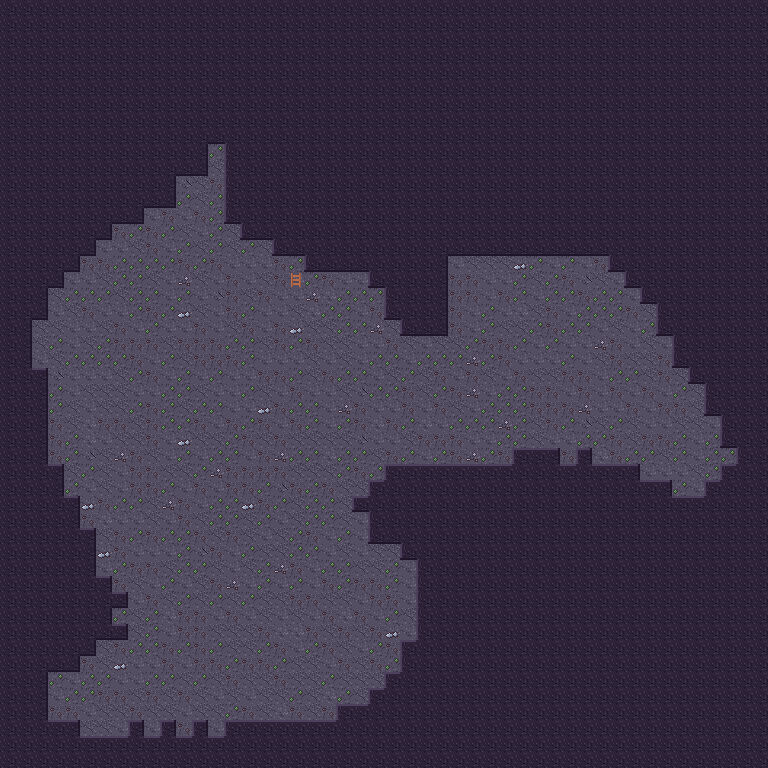

A level layout from a 2D game, rendered from its tile map. Below: a short description, then the map file with tile-grid data replaced by summaries:
An orthogonal 48x48 tile map with 16x16 px tiles, 3 tile layers (Back, Buildings, Front).

<map version="1.4" tiledversion="1.4.2" orientation="orthogonal" renderorder="right-down" compressionlevel="0" width="48" height="48" tilewidth="16" tileheight="16" infinite="0" nextlayerid="4" nextobjectid="1">
  <properties />
  <tileset firstgid="1" name="cave" tilewidth="16" tileheight="16" tilecount="48" columns="16">
    <image source="../cave.png" width="256" height="48" />
    <tile id="1">
      <properties>
        <property name="Passable" type="string" value="F" />
      </properties>
    </tile>
    <tile id="16">
      <properties>
        <property name="Passable" type="string" value="F" />
      </properties>
    </tile>
    <tile id="17">
      <properties>
        <property name="Passable" type="string" value="F" />
      </properties>
    </tile>
    <tile id="18">
      <properties>
        <property name="Passable" type="string" value="F" />
      </properties>
    </tile>
    <tile id="19">
      <properties>
        <property name="Passable" type="string" value="F" />
      </properties>
    </tile>
    <tile id="20">
      <properties>
        <property name="Passable" type="string" value="F" />
      </properties>
    </tile>
    <tile id="21">
      <properties>
        <property name="Passable" type="string" value="F" />
      </properties>
    </tile>
    <tile id="22">
      <properties>
        <property name="Passable" type="string" value="F" />
      </properties>
    </tile>
    <tile id="23">
      <properties>
        <property name="Passable" type="string" value="F" />
      </properties>
    </tile>
    <tile id="24">
      <properties>
        <property name="Passable" type="string" value="F" />
      </properties>
    </tile>
    <tile id="25">
      <properties>
        <property name="Passable" type="string" value="F" />
      </properties>
    </tile>
    <tile id="26">
      <properties>
        <property name="Passable" type="string" value="F" />
      </properties>
    </tile>
    <tile id="27">
      <properties>
        <property name="Passable" type="string" value="F" />
      </properties>
    </tile>
    <tile id="28">
      <properties>
        <property name="Passable" type="string" value="F" />
      </properties>
    </tile>
    <tile id="29">
      <properties>
        <property name="Passable" type="string" value="F" />
      </properties>
    </tile>
    <tile id="30">
      <properties>
        <property name="Passable" type="string" value="F" />
      </properties>
    </tile>
    <tile id="31">
      <properties>
        <property name="Passable" type="string" value="F" />
      </properties>
    </tile>
  </tileset>
  <layer id="1" name="Back" width="48" height="48" opacity="1" offsetx="0" offsety="0">
   <data>[2304 cells, 2304 non-empty, 9 distinct tile ids]</data>
  </layer>
  <layer id="2" name="Buildings" width="48" height="48" opacity="1" offsetx="0" offsety="0">
   <data>[2304 cells, 1475 non-empty, 12 distinct tile ids]</data>
  </layer>
  <layer id="3" name="Front" width="48" height="48" opacity="1" offsetx="0" offsety="0">
   <data>[2304 cells, 0 non-empty, 0 distinct tile ids]</data>
  </layer>
</map>
